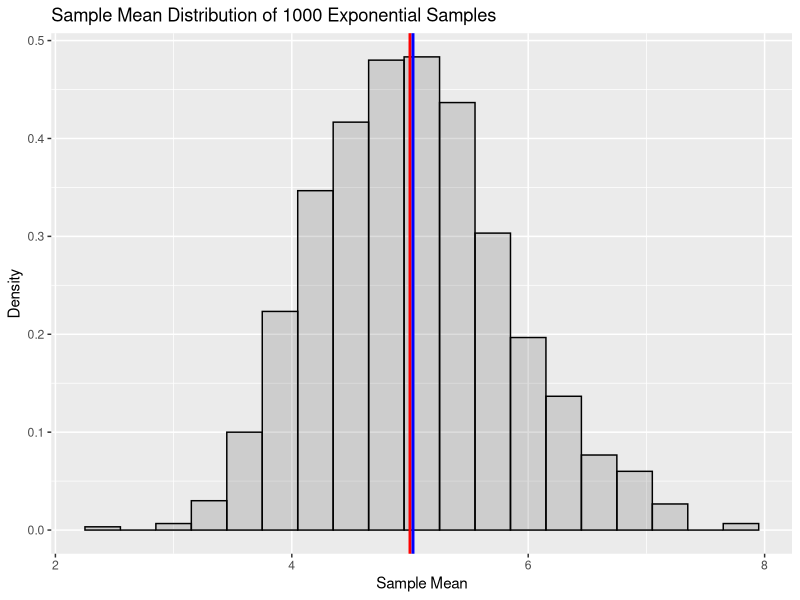
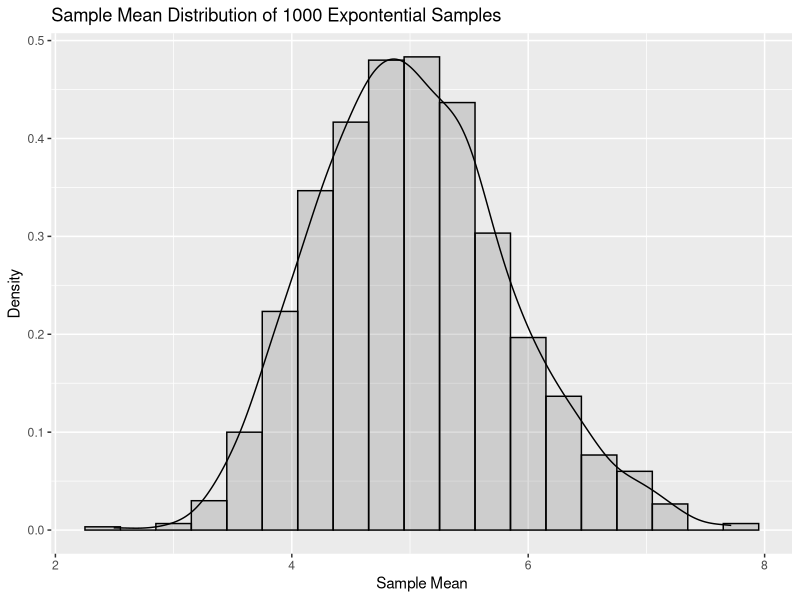
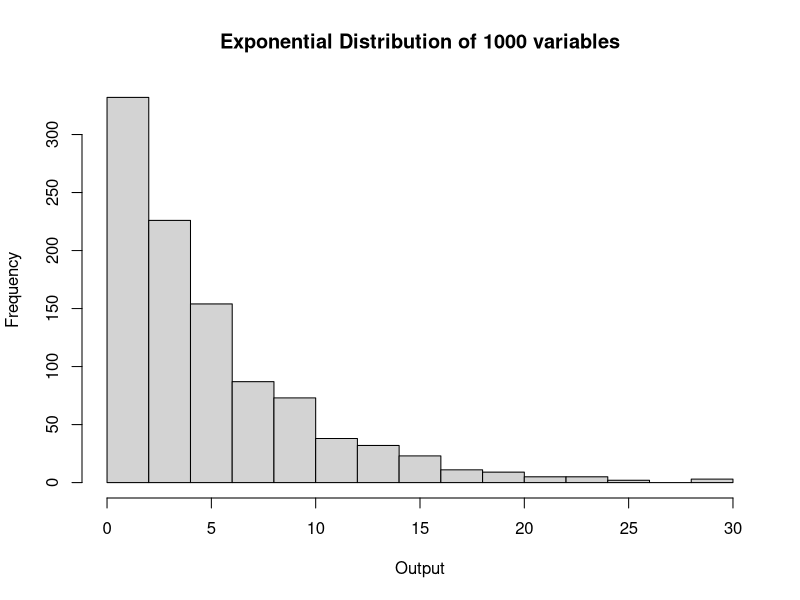
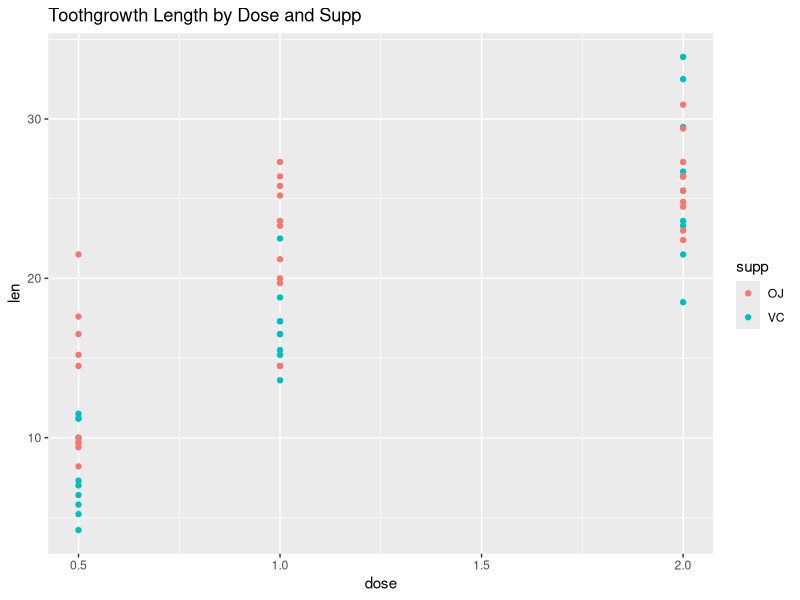

These charts were generated, in order, by the following R code: (Note: this script raises an error after producing the figures.)
## ---- chunk 1
knitr::opts_chunk$set(echo = TRUE)
library(ggplot2)
library(dplyr)
set.seed(4)
## ---- chunk 2
mns = NULL
for (i in 1 : 1000) {
  mns = c(mns, mean(rexp(40, .2))) 
}
## ---- chunk 3
lambda = 0.2
theor_mean = 1/ lambda
avg_sample_mean = mean(mns)
print(paste("Using the mean() function on mns, we calculate the average Sample Mean:", avg_sample_mean))
## ---- chunk 4
ggplot(data.frame(mns), aes(x=mns))+
  geom_histogram(alpha = .20, binwidth=.3, colour = "black", aes(y = ..density..))+
  geom_vline(xintercept = c(theor_mean,avg_sample_mean), colour = c("red", "blue"), size = 1)+
  labs(title = "Sample Mean Distribution of 1000 Exponential Samples", x= "Sample Mean", y = "Density") 
## ---- chunk 5
sample_var = var(mns)
print(paste("Using the var() function, we calculate that the Sample Variance is", sample_var))
## ---- chunk 6
theor_std = 1/lambda
theor_var = theor_std^2
est_sample_var = theor_var/40
print(paste("The Theoretical Variance for 40 exponential variables where lambda equal 0.2 is", est_sample_var))
## ---- chunk 7
ggplot(data.frame(mns), aes(x=mns))+
  geom_histogram(alpha = .20, binwidth=.3, colour = "black", aes(y = ..density..))+
  geom_density()+
  labs(title = "Sample Mean Distribution of 1000 Expontential Samples", x= "Sample Mean", y = "Density") 
hist(rexp(1000, .2),main = "Exponential Distribution of 1000 variables",xlab = "Output")
## ---- chunk 8
ggplot(data = ToothGrowth, aes(x= dose, y = len, colour = supp)) +
  geom_point() +
  labs(title = "Toothgrowth Length by Dose and Supp")
## ---- chunk 9
ToothGrowth%>% group_by(dose, supp)%>%summarise(mean = mean(len),
    lower_bound = mean(len)-(qt(.975,9)*sd(len)/ sqrt(n())),
    upper_bound = mean(len)+(qt(.975,9)*sd(len)/ sqrt(n())))
## ---- chunk 10
t.test(len ~ supp, paired = FALSE, var.equal = FALSE, data = ToothGrowth)
